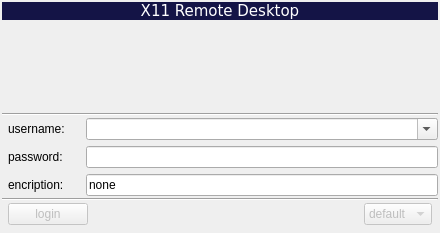
<?xml version="1.0" encoding="UTF-8"?>
<ui version="4.0">
 <class>LTSM_HelperWindow</class>
 <widget class="QMainWindow" name="LTSM_HelperWindow">
  <property name="windowModality">
   <enum>Qt::ApplicationModal</enum>
  </property>
  <property name="geometry">
   <rect>
    <x>0</x>
    <y>0</y>
    <width>440</width>
    <height>233</height>
   </rect>
  </property>
  <property name="sizePolicy">
   <sizepolicy hsizetype="MinimumExpanding" vsizetype="MinimumExpanding">
    <horstretch>0</horstretch>
    <verstretch>0</verstretch>
   </sizepolicy>
  </property>
  <property name="mouseTracking">
   <bool>false</bool>
  </property>
  <property name="windowTitle">
   <string>LTSM_HelperWindow</string>
  </property>
  <property name="styleSheet">
   <string notr="true"/>
  </property>
  <widget class="QWidget" name="centralWidget">
   <property name="styleSheet">
    <string notr="true"/>
   </property>
   <layout class="QVBoxLayout" name="verticalLayout_3">
    <property name="spacing">
     <number>2</number>
    </property>
    <property name="leftMargin">
     <number>2</number>
    </property>
    <property name="topMargin">
     <number>2</number>
    </property>
    <property name="rightMargin">
     <number>2</number>
    </property>
    <property name="bottomMargin">
     <number>2</number>
    </property>
    <item>
     <widget class="QLabel" name="labelTitle">
      <property name="sizePolicy">
       <sizepolicy hsizetype="MinimumExpanding" vsizetype="Fixed">
        <horstretch>0</horstretch>
        <verstretch>0</verstretch>
       </sizepolicy>
      </property>
      <property name="font">
       <font>
        <family>DejaVu Sans</family>
        <pointsize>11</pointsize>
       </font>
      </property>
      <property name="styleSheet">
       <string notr="true">background-color: rgb(20, 20, 70);
color: rgb(255, 255, 255);</string>
      </property>
      <property name="text">
       <string>X11 Remote Desktop</string>
      </property>
      <property name="alignment">
       <set>Qt::AlignCenter</set>
      </property>
      <property name="margin">
       <number>3</number>
      </property>
     </widget>
    </item>
    <item>
     <layout class="QHBoxLayout" name="horizontalLayout5">
      <property name="leftMargin">
       <number>4</number>
      </property>
      <property name="topMargin">
       <number>0</number>
      </property>
      <property name="rightMargin">
       <number>4</number>
      </property>
      <property name="bottomMargin">
       <number>0</number>
      </property>
      <item>
       <widget class="QLabel" name="labelLogo">
        <property name="sizePolicy">
         <sizepolicy hsizetype="Minimum" vsizetype="Minimum">
          <horstretch>0</horstretch>
          <verstretch>0</verstretch>
         </sizepolicy>
        </property>
        <property name="frameShape">
         <enum>QFrame::NoFrame</enum>
        </property>
        <property name="text">
         <string/>
        </property>
        <property name="pixmap">
         <pixmap resource="ltsm_helper.qrc">:/ltsm/ltsm_logo.png</pixmap>
        </property>
        <property name="margin">
         <number>0</number>
        </property>
       </widget>
      </item>
     </layout>
    </item>
    <item>
     <widget class="Line" name="line1">
      <property name="orientation">
       <enum>Qt::Horizontal</enum>
      </property>
     </widget>
    </item>
    <item>
     <layout class="QHBoxLayout" name="horizontalLayout_2">
      <item>
       <layout class="QVBoxLayout" name="verticalLayout">
        <property name="leftMargin">
         <number>6</number>
        </property>
        <item>
         <layout class="QHBoxLayout" name="horizontalLayout2">
          <item>
           <widget class="QLabel" name="labelUsername">
            <property name="text">
             <string>username:</string>
            </property>
            <property name="buddy">
             <cstring>comboBoxUsername</cstring>
            </property>
           </widget>
          </item>
          <item>
           <spacer name="horizontalSpacer2">
            <property name="orientation">
             <enum>Qt::Horizontal</enum>
            </property>
            <property name="sizeType">
             <enum>QSizePolicy::Preferred</enum>
            </property>
            <property name="sizeHint" stdset="0">
             <size>
              <width>15</width>
              <height>22</height>
             </size>
            </property>
           </spacer>
          </item>
         </layout>
        </item>
        <item>
         <layout class="QHBoxLayout" name="horizontalLayout3">
          <item>
           <widget class="QLabel" name="labelPassword">
            <property name="text">
             <string>password:</string>
            </property>
            <property name="buddy">
             <cstring>lineEditPassword</cstring>
            </property>
           </widget>
          </item>
          <item>
           <spacer name="horizontalSpacer3">
            <property name="orientation">
             <enum>Qt::Horizontal</enum>
            </property>
            <property name="sizeType">
             <enum>QSizePolicy::Preferred</enum>
            </property>
            <property name="sizeHint" stdset="0">
             <size>
              <width>15</width>
              <height>22</height>
             </size>
            </property>
           </spacer>
          </item>
         </layout>
        </item>
        <item>
         <layout class="QHBoxLayout" name="horizontalLayout">
          <item>
           <widget class="QLabel" name="labelEncription">
            <property name="text">
             <string>encription:</string>
            </property>
           </widget>
          </item>
          <item>
           <spacer name="horizontalSpacer">
            <property name="orientation">
             <enum>Qt::Horizontal</enum>
            </property>
            <property name="sizeType">
             <enum>QSizePolicy::Minimum</enum>
            </property>
            <property name="sizeHint" stdset="0">
             <size>
              <width>15</width>
              <height>20</height>
             </size>
            </property>
           </spacer>
          </item>
         </layout>
        </item>
       </layout>
      </item>
      <item>
       <layout class="QVBoxLayout" name="verticalLayout_2">
        <item>
         <widget class="QComboBox" name="comboBoxUsername">
          <property name="inputMethodHints">
           <set>Qt::ImhLatinOnly|Qt::ImhLowercaseOnly</set>
          </property>
          <property name="editable">
           <bool>true</bool>
          </property>
         </widget>
        </item>
        <item>
         <widget class="QLineEdit" name="lineEditPassword">
          <property name="echoMode">
           <enum>QLineEdit::Password</enum>
          </property>
         </widget>
        </item>
        <item>
         <widget class="QLineEdit" name="lineEditEncription">
          <property name="enabled">
           <bool>true</bool>
          </property>
          <property name="autoFillBackground">
           <bool>false</bool>
          </property>
          <property name="text">
           <string>none</string>
          </property>
          <property name="readOnly">
           <bool>true</bool>
          </property>
         </widget>
        </item>
       </layout>
      </item>
     </layout>
    </item>
    <item>
     <widget class="Line" name="line2">
      <property name="orientation">
       <enum>Qt::Horizontal</enum>
      </property>
     </widget>
    </item>
    <item>
     <layout class="QHBoxLayout" name="horizontalLayout1">
      <property name="leftMargin">
       <number>6</number>
      </property>
      <property name="rightMargin">
       <number>6</number>
      </property>
      <property name="bottomMargin">
       <number>6</number>
      </property>
      <item>
       <widget class="QPushButton" name="pushButtonLogin">
        <property name="enabled">
         <bool>false</bool>
        </property>
        <property name="text">
         <string>login</string>
        </property>
       </widget>
      </item>
      <item>
       <spacer name="horizontalSpacer4">
        <property name="orientation">
         <enum>Qt::Horizontal</enum>
        </property>
        <property name="sizeType">
         <enum>QSizePolicy::Preferred</enum>
        </property>
        <property name="sizeHint" stdset="0">
         <size>
          <width>10</width>
          <height>22</height>
         </size>
        </property>
       </spacer>
      </item>
      <item>
       <widget class="QLabel" name="labelInfo">
        <property name="sizePolicy">
         <sizepolicy hsizetype="Expanding" vsizetype="Preferred">
          <horstretch>0</horstretch>
          <verstretch>0</verstretch>
         </sizepolicy>
        </property>
        <property name="text">
         <string/>
        </property>
        <property name="alignment">
         <set>Qt::AlignCenter</set>
        </property>
       </widget>
      </item>
      <item>
       <spacer name="horizontalSpacer1">
        <property name="orientation">
         <enum>Qt::Horizontal</enum>
        </property>
        <property name="sizeType">
         <enum>QSizePolicy::Preferred</enum>
        </property>
        <property name="sizeHint" stdset="0">
         <size>
          <width>10</width>
          <height>17</height>
         </size>
        </property>
       </spacer>
      </item>
      <item>
       <widget class="QComboBox" name="comboBoxSessions">
        <property name="enabled">
         <bool>false</bool>
        </property>
        <item>
         <property name="text">
          <string>default</string>
         </property>
        </item>
       </widget>
      </item>
     </layout>
    </item>
   </layout>
  </widget>
 </widget>
 <layoutdefault spacing="6" margin="11"/>
 <tabstops>
  <tabstop>comboBoxUsername</tabstop>
  <tabstop>lineEditPassword</tabstop>
  <tabstop>pushButtonLogin</tabstop>
  <tabstop>comboBoxSessions</tabstop>
 </tabstops>
 <resources>
  <include location="ltsm_helper.qrc"/>
 </resources>
 <connections>
  <connection>
   <sender>comboBoxUsername</sender>
   <signal>editTextChanged(QString)</signal>
   <receiver>LTSM_HelperWindow</receiver>
   <slot>usernameChanged(QString)</slot>
   <hints>
    <hint type="sourcelabel">
     <x>354</x>
     <y>125</y>
    </hint>
    <hint type="destinationlabel">
     <x>143</x>
     <y>176</y>
    </hint>
   </hints>
  </connection>
  <connection>
   <sender>pushButtonLogin</sender>
   <signal>clicked()</signal>
   <receiver>LTSM_HelperWindow</receiver>
   <slot>loginClicked()</slot>
   <hints>
    <hint type="sourcelabel">
     <x>66</x>
     <y>191</y>
    </hint>
    <hint type="destinationlabel">
     <x>118</x>
     <y>173</y>
    </hint>
   </hints>
  </connection>
  <connection>
   <sender>lineEditPassword</sender>
   <signal>textChanged(QString)</signal>
   <receiver>LTSM_HelperWindow</receiver>
   <slot>passwordChanged(QString)</slot>
   <hints>
    <hint type="sourcelabel">
     <x>428</x>
     <y>156</y>
    </hint>
    <hint type="destinationlabel">
     <x>350</x>
     <y>177</y>
    </hint>
   </hints>
  </connection>
  <connection>
   <sender>lineEditPassword</sender>
   <signal>returnPressed()</signal>
   <receiver>pushButtonLogin</receiver>
   <slot>click()</slot>
   <hints>
    <hint type="sourcelabel">
     <x>390</x>
     <y>152</y>
    </hint>
    <hint type="destinationlabel">
     <x>66</x>
     <y>190</y>
    </hint>
   </hints>
  </connection>
 </connections>
 <slots>
  <slot>usernameChanged(QString)</slot>
  <slot>loginClicked()</slot>
  <slot>passwordChanged(QString)</slot>
  <slot>titlePressed()</slot>
  <slot>titleReleased()</slot>
 </slots>
</ui>
